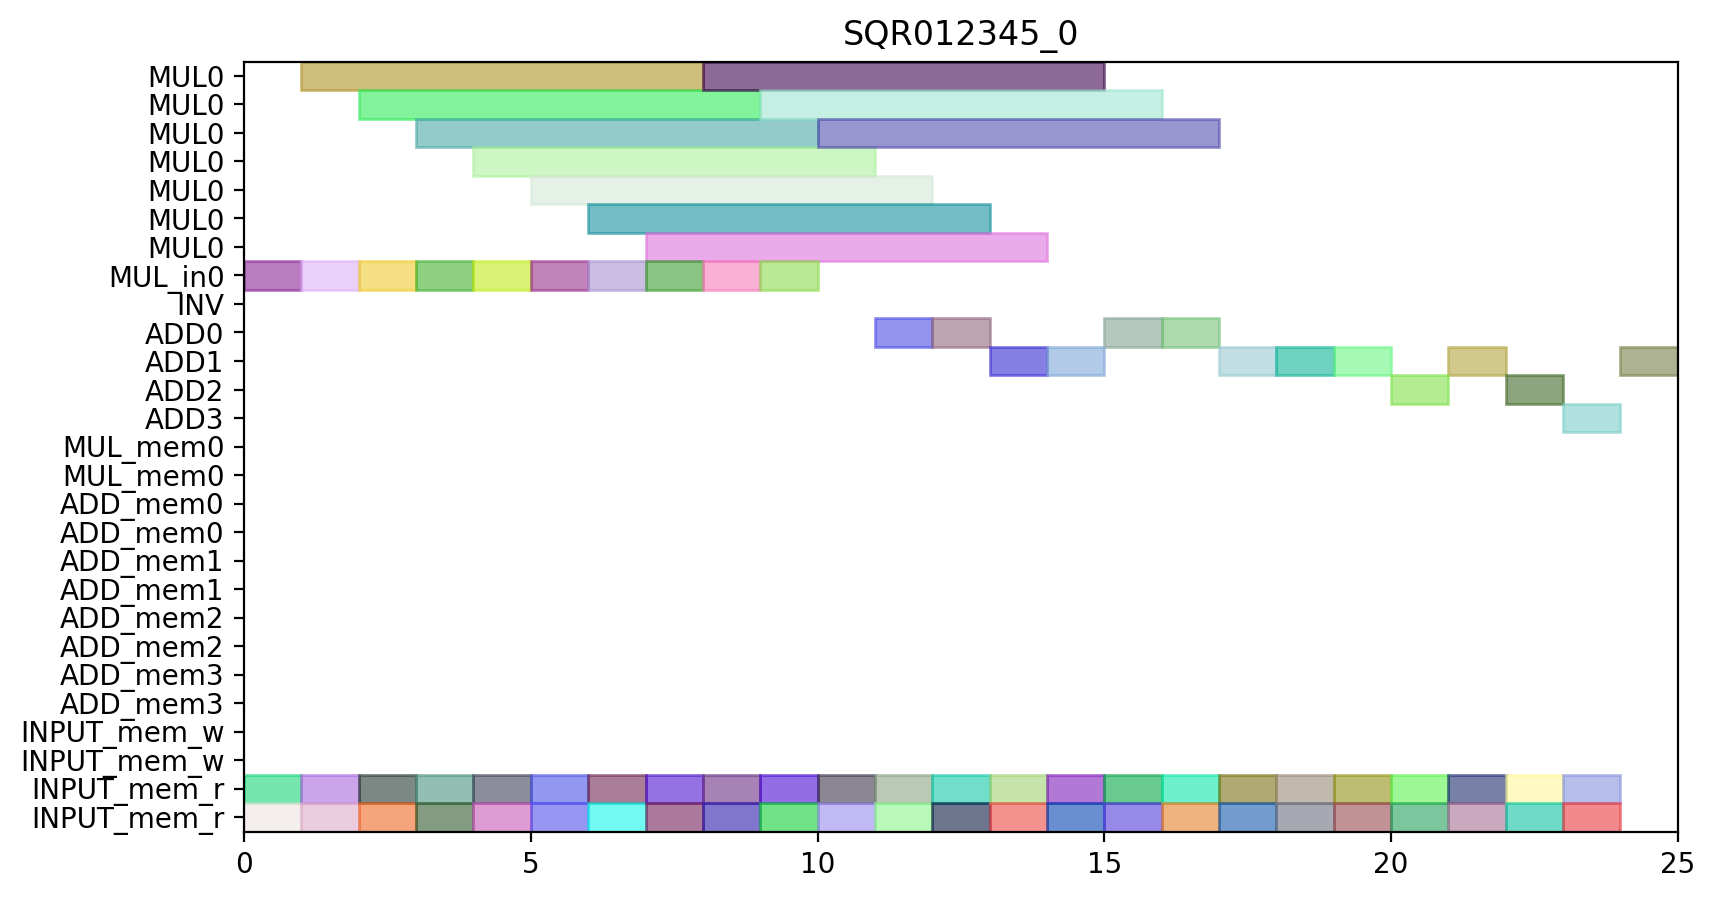

Write the Python code that produced this figure.
from pyschedule import Scenario, solvers, plotters, alt


def solve():
	horizon = 90
	S = Scenario("SQR012345_0", horizon=horizon)

	# resource
	MUL = S.Resources('MUL', num=1, size=7)
	MUL_in = S.Resources('MUL_in', num=1)
	INV = S.Resource('INV')
	ADD = S.Resources('ADD', num=4, periods=range(1, horizon))
	MUL_mem = S.Resources('MUL_mem', num=1, size=2)
	ADD_mem = S.Resources('ADD_mem', num=4, size=2)
	INPUT_mem_w = S.Resource('INPUT_mem_w', size=2)
	INPUT_mem_r = S.Resource('INPUT_mem_r', size=2)

	# result of previous scheduling

	# new tasks
	t0_t0 = S.Task('t0_t0', length=1, delay_cost=1)
	t0_t0 += alt(ADD)

	t0_t0_mem0 = S.Task('t0_t0_mem0', length=1, delay_cost=1)
	t0_t0_mem0 += INPUT_mem_r
	S += t0_t0_mem0 <= t0_t0

	t0_t0_mem1 = S.Task('t0_t0_mem1', length=1, delay_cost=1)
	t0_t0_mem1 += INPUT_mem_r
	S += t0_t0_mem1 <= t0_t0

	t0_t1 = S.Task('t0_t1', length=1, delay_cost=1)
	t0_t1 += alt(ADD)

	t0_t1_mem0 = S.Task('t0_t1_mem0', length=1, delay_cost=1)
	t0_t1_mem0 += INPUT_mem_r
	S += t0_t1_mem0 <= t0_t1

	t0_t1_mem1 = S.Task('t0_t1_mem1', length=1, delay_cost=1)
	t0_t1_mem1 += INPUT_mem_r
	S += t0_t1_mem1 <= t0_t1

	t0_t3_in = S.Task('t0_t3_in', length=1, delay_cost=1)
	t0_t3_in += alt(MUL_in)
	t0_t3 = S.Task('t0_t3', length=7, delay_cost=1)
	t0_t3 += alt(MUL)
	S += t0_t3>=t0_t3_in

	t0_t3_mem0 = S.Task('t0_t3_mem0', length=1, delay_cost=1)
	t0_t3_mem0 += INPUT_mem_r
	S += t0_t3_mem0 <= t0_t3

	t0_t3_mem1 = S.Task('t0_t3_mem1', length=1, delay_cost=1)
	t0_t3_mem1 += INPUT_mem_r
	S += t0_t3_mem1 <= t0_t3

	t10 = S.Task('t10', length=1, delay_cost=1)
	t10 += alt(ADD)

	t10_mem0 = S.Task('t10_mem0', length=1, delay_cost=1)
	t10_mem0 += INPUT_mem_r
	S += t10_mem0 <= t10

	t10_mem1 = S.Task('t10_mem1', length=1, delay_cost=1)
	t10_mem1 += INPUT_mem_r
	S += t10_mem1 <= t10

	t11 = S.Task('t11', length=1, delay_cost=1)
	t11 += alt(ADD)

	t11_mem0 = S.Task('t11_mem0', length=1, delay_cost=1)
	t11_mem0 += INPUT_mem_r
	S += t11_mem0 <= t11

	t11_mem1 = S.Task('t11_mem1', length=1, delay_cost=1)
	t11_mem1 += INPUT_mem_r
	S += t11_mem1 <= t11

	t3_t0_in = S.Task('t3_t0_in', length=1, delay_cost=1)
	t3_t0_in += alt(MUL_in)
	t3_t0 = S.Task('t3_t0', length=7, delay_cost=1)
	t3_t0 += alt(MUL)
	S += t3_t0>=t3_t0_in

	t3_t0_mem0 = S.Task('t3_t0_mem0', length=1, delay_cost=1)
	t3_t0_mem0 += INPUT_mem_r
	S += t3_t0_mem0 <= t3_t0

	t3_t0_mem1 = S.Task('t3_t0_mem1', length=1, delay_cost=1)
	t3_t0_mem1 += INPUT_mem_r
	S += t3_t0_mem1 <= t3_t0

	t3_t1_in = S.Task('t3_t1_in', length=1, delay_cost=1)
	t3_t1_in += alt(MUL_in)
	t3_t1 = S.Task('t3_t1', length=7, delay_cost=1)
	t3_t1 += alt(MUL)
	S += t3_t1>=t3_t1_in

	t3_t1_mem0 = S.Task('t3_t1_mem0', length=1, delay_cost=1)
	t3_t1_mem0 += INPUT_mem_r
	S += t3_t1_mem0 <= t3_t1

	t3_t1_mem1 = S.Task('t3_t1_mem1', length=1, delay_cost=1)
	t3_t1_mem1 += INPUT_mem_r
	S += t3_t1_mem1 <= t3_t1

	t3_t2 = S.Task('t3_t2', length=1, delay_cost=1)
	t3_t2 += alt(ADD)

	t3_t2_mem0 = S.Task('t3_t2_mem0', length=1, delay_cost=1)
	t3_t2_mem0 += INPUT_mem_r
	S += t3_t2_mem0 <= t3_t2

	t3_t2_mem1 = S.Task('t3_t2_mem1', length=1, delay_cost=1)
	t3_t2_mem1 += INPUT_mem_r
	S += t3_t2_mem1 <= t3_t2

	t3_t3 = S.Task('t3_t3', length=1, delay_cost=1)
	t3_t3 += alt(ADD)

	t3_t3_mem0 = S.Task('t3_t3_mem0', length=1, delay_cost=1)
	t3_t3_mem0 += INPUT_mem_r
	S += t3_t3_mem0 <= t3_t3

	t3_t3_mem1 = S.Task('t3_t3_mem1', length=1, delay_cost=1)
	t3_t3_mem1 += INPUT_mem_r
	S += t3_t3_mem1 <= t3_t3

	t4_t0 = S.Task('t4_t0', length=1, delay_cost=1)
	t4_t0 += alt(ADD)

	t4_t0_mem0 = S.Task('t4_t0_mem0', length=1, delay_cost=1)
	t4_t0_mem0 += INPUT_mem_r
	S += t4_t0_mem0 <= t4_t0

	t4_t0_mem1 = S.Task('t4_t0_mem1', length=1, delay_cost=1)
	t4_t0_mem1 += INPUT_mem_r
	S += t4_t0_mem1 <= t4_t0

	t4_t1 = S.Task('t4_t1', length=1, delay_cost=1)
	t4_t1 += alt(ADD)

	t4_t1_mem0 = S.Task('t4_t1_mem0', length=1, delay_cost=1)
	t4_t1_mem0 += INPUT_mem_r
	S += t4_t1_mem0 <= t4_t1

	t4_t1_mem1 = S.Task('t4_t1_mem1', length=1, delay_cost=1)
	t4_t1_mem1 += INPUT_mem_r
	S += t4_t1_mem1 <= t4_t1

	t4_t3_in = S.Task('t4_t3_in', length=1, delay_cost=1)
	t4_t3_in += alt(MUL_in)
	t4_t3 = S.Task('t4_t3', length=7, delay_cost=1)
	t4_t3 += alt(MUL)
	S += t4_t3>=t4_t3_in

	t4_t3_mem0 = S.Task('t4_t3_mem0', length=1, delay_cost=1)
	t4_t3_mem0 += INPUT_mem_r
	S += t4_t3_mem0 <= t4_t3

	t4_t3_mem1 = S.Task('t4_t3_mem1', length=1, delay_cost=1)
	t4_t3_mem1 += INPUT_mem_r
	S += t4_t3_mem1 <= t4_t3

	t5_t0_in = S.Task('t5_t0_in', length=1, delay_cost=1)
	t5_t0_in += alt(MUL_in)
	t5_t0 = S.Task('t5_t0', length=7, delay_cost=1)
	t5_t0 += alt(MUL)
	S += t5_t0>=t5_t0_in

	t5_t0_mem0 = S.Task('t5_t0_mem0', length=1, delay_cost=1)
	t5_t0_mem0 += INPUT_mem_r
	S += t5_t0_mem0 <= t5_t0

	t5_t0_mem1 = S.Task('t5_t0_mem1', length=1, delay_cost=1)
	t5_t0_mem1 += INPUT_mem_r
	S += t5_t0_mem1 <= t5_t0

	t5_t1_in = S.Task('t5_t1_in', length=1, delay_cost=1)
	t5_t1_in += alt(MUL_in)
	t5_t1 = S.Task('t5_t1', length=7, delay_cost=1)
	t5_t1 += alt(MUL)
	S += t5_t1>=t5_t1_in

	t5_t1_mem0 = S.Task('t5_t1_mem0', length=1, delay_cost=1)
	t5_t1_mem0 += INPUT_mem_r
	S += t5_t1_mem0 <= t5_t1

	t5_t1_mem1 = S.Task('t5_t1_mem1', length=1, delay_cost=1)
	t5_t1_mem1 += INPUT_mem_r
	S += t5_t1_mem1 <= t5_t1

	t5_t2 = S.Task('t5_t2', length=1, delay_cost=1)
	t5_t2 += alt(ADD)

	t5_t2_mem0 = S.Task('t5_t2_mem0', length=1, delay_cost=1)
	t5_t2_mem0 += INPUT_mem_r
	S += t5_t2_mem0 <= t5_t2

	t5_t2_mem1 = S.Task('t5_t2_mem1', length=1, delay_cost=1)
	t5_t2_mem1 += INPUT_mem_r
	S += t5_t2_mem1 <= t5_t2

	t5_t3 = S.Task('t5_t3', length=1, delay_cost=1)
	t5_t3 += alt(ADD)

	t5_t3_mem0 = S.Task('t5_t3_mem0', length=1, delay_cost=1)
	t5_t3_mem0 += INPUT_mem_r
	S += t5_t3_mem0 <= t5_t3

	t5_t3_mem1 = S.Task('t5_t3_mem1', length=1, delay_cost=1)
	t5_t3_mem1 += INPUT_mem_r
	S += t5_t3_mem1 <= t5_t3

	t6_t0_in = S.Task('t6_t0_in', length=1, delay_cost=1)
	t6_t0_in += alt(MUL_in)
	t6_t0 = S.Task('t6_t0', length=7, delay_cost=1)
	t6_t0 += alt(MUL)
	S += t6_t0>=t6_t0_in

	t6_t0_mem0 = S.Task('t6_t0_mem0', length=1, delay_cost=1)
	t6_t0_mem0 += INPUT_mem_r
	S += t6_t0_mem0 <= t6_t0

	t6_t0_mem1 = S.Task('t6_t0_mem1', length=1, delay_cost=1)
	t6_t0_mem1 += INPUT_mem_r
	S += t6_t0_mem1 <= t6_t0

	t6_t1_in = S.Task('t6_t1_in', length=1, delay_cost=1)
	t6_t1_in += alt(MUL_in)
	t6_t1 = S.Task('t6_t1', length=7, delay_cost=1)
	t6_t1 += alt(MUL)
	S += t6_t1>=t6_t1_in

	t6_t1_mem0 = S.Task('t6_t1_mem0', length=1, delay_cost=1)
	t6_t1_mem0 += INPUT_mem_r
	S += t6_t1_mem0 <= t6_t1

	t6_t1_mem1 = S.Task('t6_t1_mem1', length=1, delay_cost=1)
	t6_t1_mem1 += INPUT_mem_r
	S += t6_t1_mem1 <= t6_t1

	t6_t2 = S.Task('t6_t2', length=1, delay_cost=1)
	t6_t2 += alt(ADD)

	t6_t2_mem0 = S.Task('t6_t2_mem0', length=1, delay_cost=1)
	t6_t2_mem0 += INPUT_mem_r
	S += t6_t2_mem0 <= t6_t2

	t6_t2_mem1 = S.Task('t6_t2_mem1', length=1, delay_cost=1)
	t6_t2_mem1 += INPUT_mem_r
	S += t6_t2_mem1 <= t6_t2

	t6_t3 = S.Task('t6_t3', length=1, delay_cost=1)
	t6_t3 += alt(ADD)

	t6_t3_mem0 = S.Task('t6_t3_mem0', length=1, delay_cost=1)
	t6_t3_mem0 += INPUT_mem_r
	S += t6_t3_mem0 <= t6_t3

	t6_t3_mem1 = S.Task('t6_t3_mem1', length=1, delay_cost=1)
	t6_t3_mem1 += INPUT_mem_r
	S += t6_t3_mem1 <= t6_t3

	t7_t0_in = S.Task('t7_t0_in', length=1, delay_cost=1)
	t7_t0_in += alt(MUL_in)
	t7_t0 = S.Task('t7_t0', length=7, delay_cost=1)
	t7_t0 += alt(MUL)
	S += t7_t0>=t7_t0_in

	t7_t0_mem0 = S.Task('t7_t0_mem0', length=1, delay_cost=1)
	t7_t0_mem0 += INPUT_mem_r
	S += t7_t0_mem0 <= t7_t0

	t7_t0_mem1 = S.Task('t7_t0_mem1', length=1, delay_cost=1)
	t7_t0_mem1 += INPUT_mem_r
	S += t7_t0_mem1 <= t7_t0

	t7_t1_in = S.Task('t7_t1_in', length=1, delay_cost=1)
	t7_t1_in += alt(MUL_in)
	t7_t1 = S.Task('t7_t1', length=7, delay_cost=1)
	t7_t1 += alt(MUL)
	S += t7_t1>=t7_t1_in

	t7_t1_mem0 = S.Task('t7_t1_mem0', length=1, delay_cost=1)
	t7_t1_mem0 += INPUT_mem_r
	S += t7_t1_mem0 <= t7_t1

	t7_t1_mem1 = S.Task('t7_t1_mem1', length=1, delay_cost=1)
	t7_t1_mem1 += INPUT_mem_r
	S += t7_t1_mem1 <= t7_t1

	t7_t2 = S.Task('t7_t2', length=1, delay_cost=1)
	t7_t2 += alt(ADD)

	t7_t2_mem0 = S.Task('t7_t2_mem0', length=1, delay_cost=1)
	t7_t2_mem0 += INPUT_mem_r
	S += t7_t2_mem0 <= t7_t2

	t7_t2_mem1 = S.Task('t7_t2_mem1', length=1, delay_cost=1)
	t7_t2_mem1 += INPUT_mem_r
	S += t7_t2_mem1 <= t7_t2

	t7_t3 = S.Task('t7_t3', length=1, delay_cost=1)
	t7_t3 += alt(ADD)

	t7_t3_mem0 = S.Task('t7_t3_mem0', length=1, delay_cost=1)
	t7_t3_mem0 += INPUT_mem_r
	S += t7_t3_mem0 <= t7_t3

	t7_t3_mem1 = S.Task('t7_t3_mem1', length=1, delay_cost=1)
	t7_t3_mem1 += INPUT_mem_r
	S += t7_t3_mem1 <= t7_t3

	solvers.mip.solve(S,msg=1,kind='CPLEX',ratio_gap=1.01)

	solution = [['hoge']*len(S.solution()[1]) for i in range(len(S.solution()))]
	for i in range(len(S.solution())):
		for j in range(len(S.solution()[i])):
			solution[i][j]=str(S.solution()[i][j])
	print(solution)

	cycles = int(solution[-1][3])

	pic_file_name = "/home/mfukuda/pairing_automation_design2/bls12-381/scheduling/SQR012345_mul1_add4/SQR012345_0.png"
	if(S.solution() != []):
		plotters.matplotlib.plot(S,img_filename=pic_file_name, vertical_text=True, fig_size=(cycles*0.25+3, 5), show_task_labels=False)

	return solution
